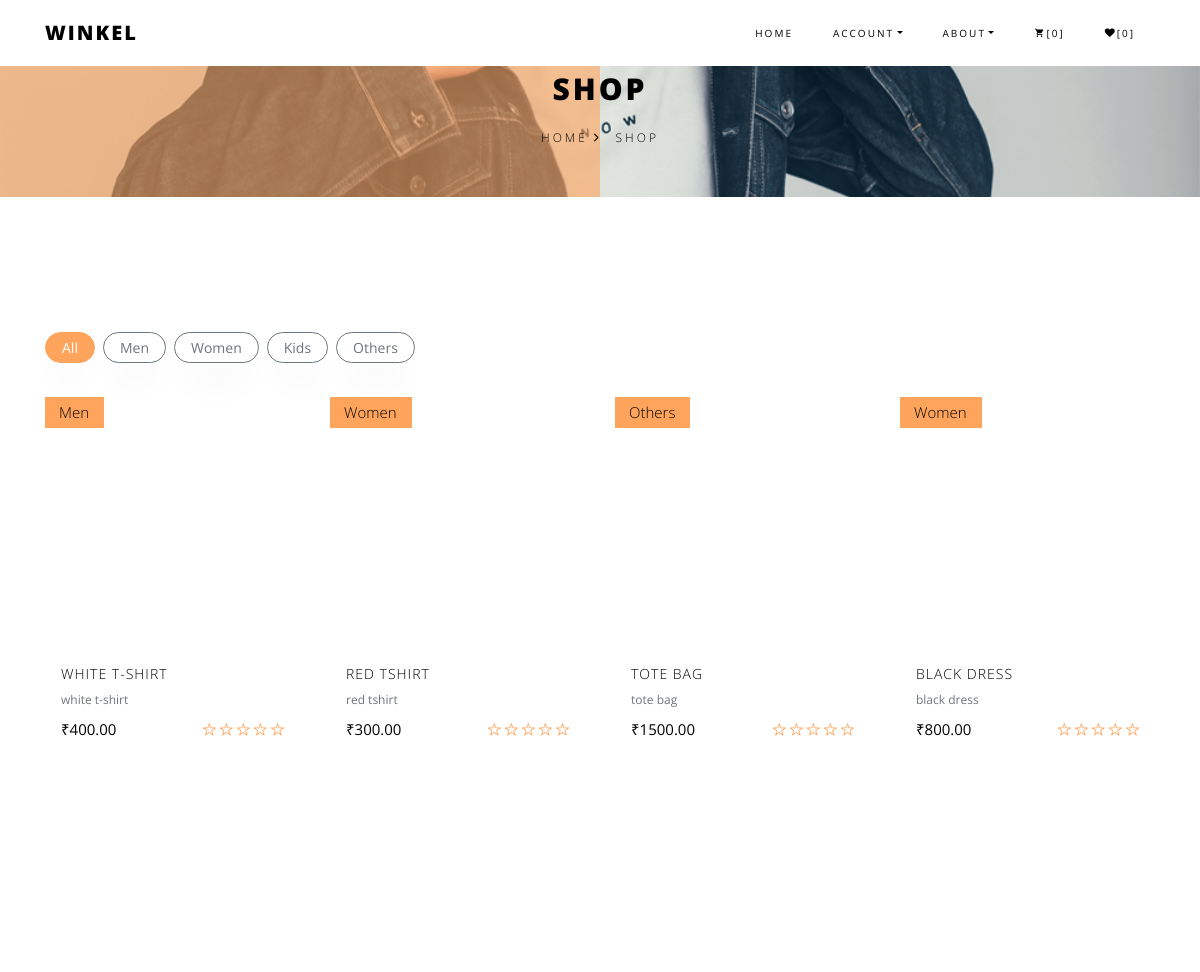
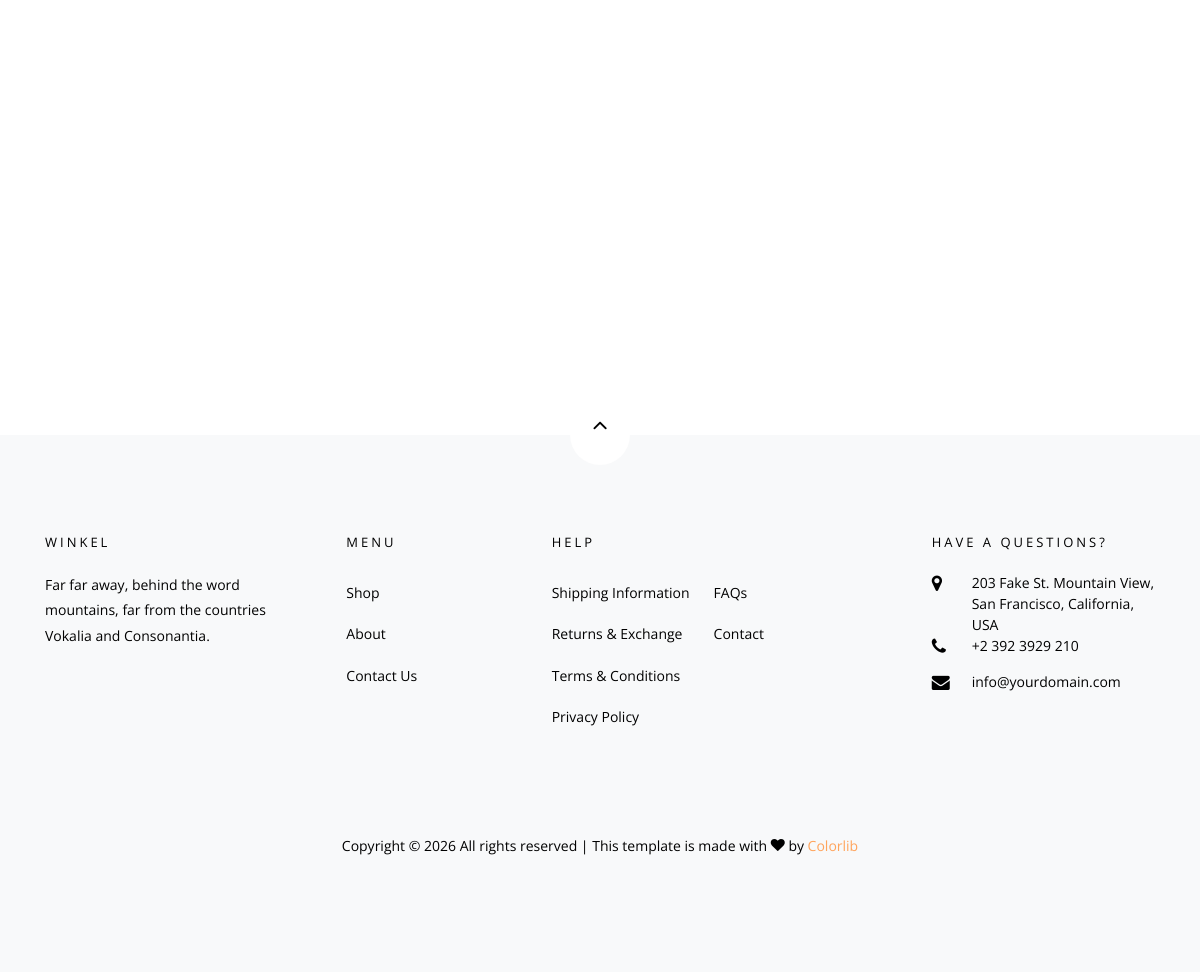
The app's page /shop/ with its own data (2 pictures, top to bottom).
### winklestoreapp/models.py (models this page shows, shortened)
class Product(models.Model):
    CATEGORY_CHOICES = [
        ('Men',    'Men'),
        ('Women',  'Women'),
        ('Kids',   'Kids'),
        ('Others', 'Others'),
    ]
    seller       = models.ForeignKey(BuyerUser, on_delete=models.CASCADE)
    category     = models.CharField(max_length=10, choices=CATEGORY_CHOICES)
    product_name = models.CharField(max_length=200)
    price        = models.DecimalField(max_digits=10, decimal_places=2)
    description  = models.TextField()
    product_image = models.ImageField(upload_to='products/')
    created_at   = models.DateTimeField(auto_now_add=True)

### winklestoreapp/views.py (the view, shortened to what this page needs)
# urls.py: path('shop/', views.shop, name='shop'),
def shop(request):
   category     = request.GET.get('category', '').strip()
   all_products = Product.objects.all().order_by('-created_at')
   if category:
      all_products = all_products.filter(category=category)
   cart_product_ids = set()
   email = request.session.get('email')
   return render(request, 'shop.html', {
      'all_products':     all_products,
      'active_category':  category,
      'categories':       ['Men', 'Women', 'Kids', 'Others'],
      'cart_product_ids': cart_product_ids,
   })

### winklestoreapp/templates/shop.html (shortened to what this page needs)
{% extends 'header.html' %}
{% load static %}
{% block content %}
<section class="hero-wrap hero-wrap-2" style="background-image: url('{% static "images/bg_1.jpg" %}');">
    <div class="overlay"></div>
    <div class="container">
        <div class="row no-gutters slider-text align-items-end justify-content-center">
            <div class="col-md-9 ftco-animate pb-5 text-center">
                <h1 class="mb-3 bread">Shop</h1>
                <p class="breadcrumbs">
                    <span class="mr-2"><a href="{% url 'index' %}">Home <i class="ion-ios-arrow-forward"></i></a></span>
                    <span>Shop</span>
                </p>
            </div>
        </div>
    </div>
</section>
<section class="ftco-section">
    <div class="container">
        <div class="row mb-4">
            <div class="col-12">
                <div class="d-flex flex-wrap" style="gap: 8px;">
                    <a href="{% url 'shop' %}"
                       class="btn btn-sm {% if not active_category %}btn-primary{% else %}btn-outline-secondary{% endif %} px-3">
                        All
                    </a>
                    {% for cat in categories %}
                    <a href="{% url 'shop' %}?category={{ cat }}"
                       class="btn btn-sm {% if active_category == cat %}btn-primary{% else %}btn-outline-secondary{% endif %} px-3">
                        {{ cat }}
                    </a>
                    {% endfor %}
                </div>
            </div>
        </div>
        <div class="row">
            {% for product in all_products %}
            <div class="col-sm-6 col-md-4 col-lg-3 ftco-animate mb-4">
                <div class="product">
                    <a href="{% url 'product_detail' product.id %}" class="img-prod">
                        <span class="status">{{ product.category }}</span>
                    </a>
                    <div class="text py-3 px-3">
                        <h3><a href="{% url 'product_detail' product.id %}">{{ product.product_name }}</a></h3>
                        <p class="text-muted" style="font-size:12px; margin-bottom:6px;">
                            {{ product.description|truncatechars:60 }}
                        </p>
                        <div class="d-flex">
                            <div class="pricing">
                                <p class="price"><span>&#8377;{{ product.price }}</span></p>
                            </div>
                            <div class="rating">
                                <p class="text-right">
                                    <a href="#"><span class="ion-ios-star-outline"></span></a>
                                    <a href="#"><span class="ion-ios-star-outline"></span></a>
                                    <a href="#"><span class="ion-ios-star-outline"></span></a>
                                    <a href="#"><span class="ion-ios-star-outline"></span></a>
                                    <a href="#"><span class="ion-ios-star-outline"></span></a>
                                </p>
                            </div>
                        </div>
                    </div>
                </div>
            </div>
            {% endfor %}
        </div>
    </div>
</section>
{% endblock %}

### records on screen
Product: category "Men", product_name "WHITE T-SHIRT", description "white t-shirt", price "400.00"
Product: category "Women", product_name "RED TSHIRT", description "red tshirt", price "300.00"
Product: category "Others", product_name "TOTE BAG", description "tote bag", price "1500.00"
Product: category "Women", product_name "BLACK DRESS", description "black dress", price "800.00"

### other values on screen
{{ request.session.cart_count|default:0 }} "0"
{{ request.session.wishlist_count|default:0 }} "0"
{{ cat }} "Men" "Women" "Kids" "Others"
